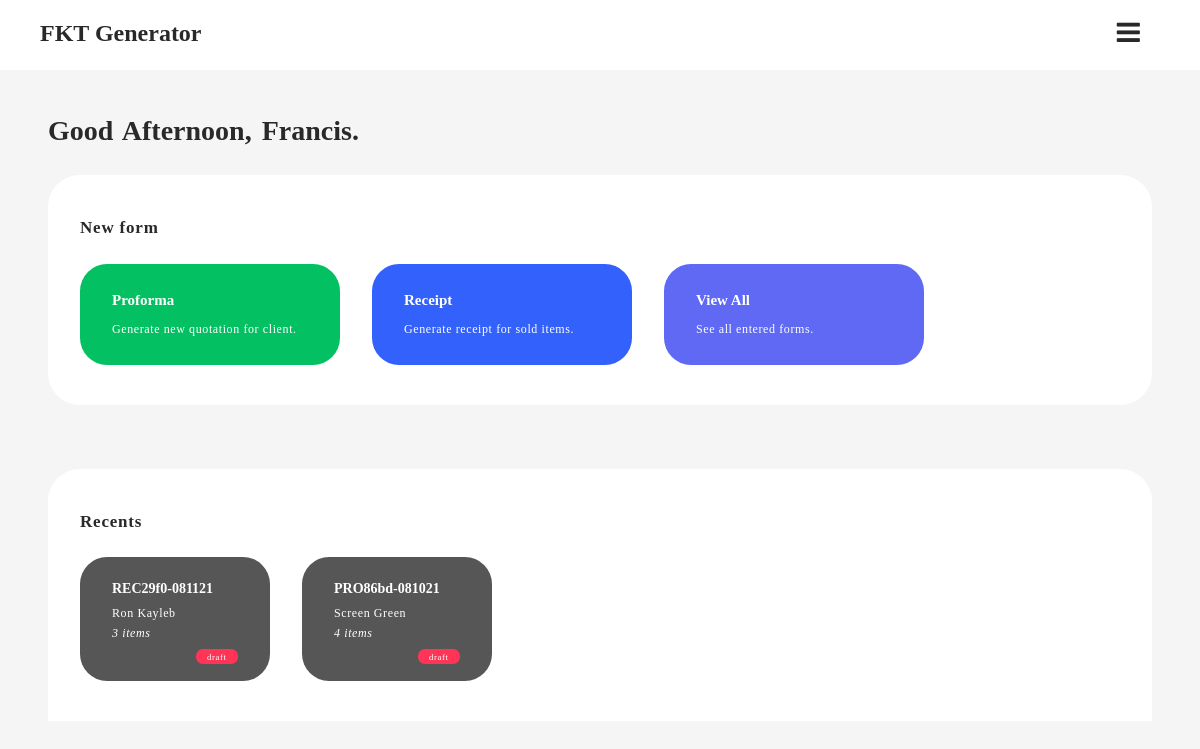
Page / (signed in) on the earlier database version.
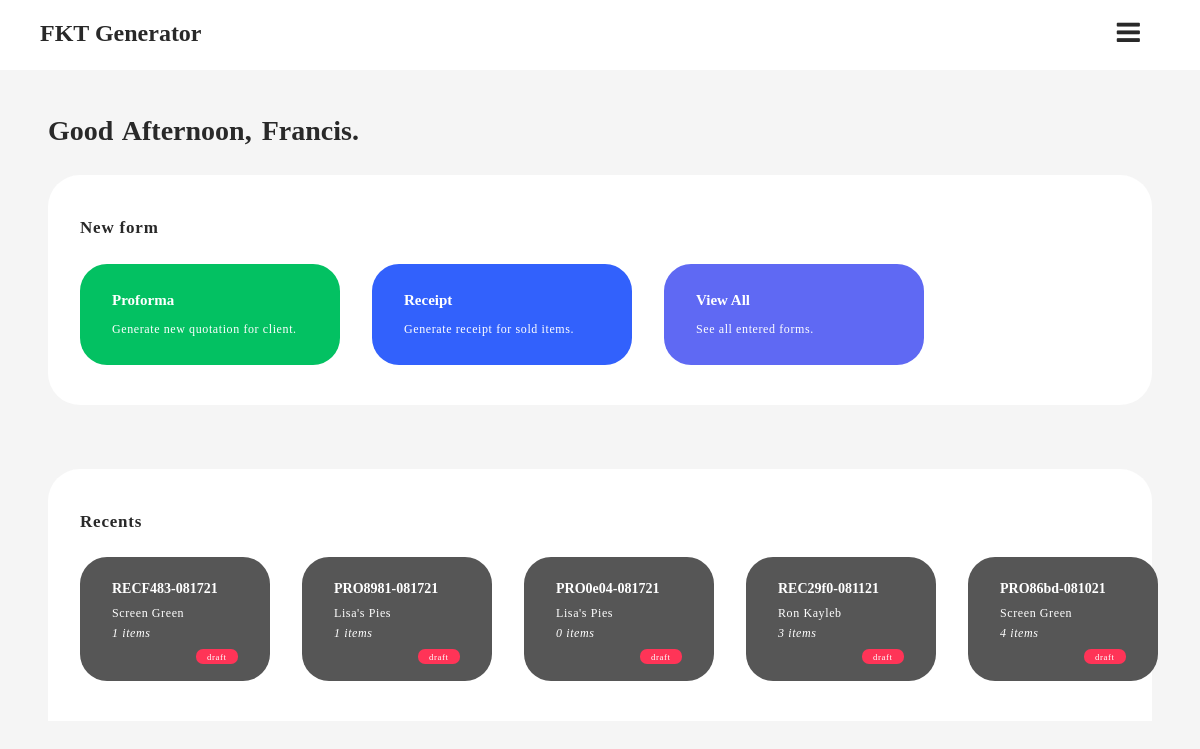
Same page on the later database version.
### recapp/models.py (models this page shows, shortened)
class User(db.Model, UserMixin):
    id = db.Column(db.Integer, primary_key=True)
    name = db.Column(db.String, unique=True, nullable=False)
    username = db.Column(db.String, unique=True, nullable=False)
    password = db.Column(db.String(200), unique=True, nullable=False)
    profile_photo = db.Column(db.String, nullable=False, default='default.jpg')

class Ticket(db.Model):
    id = db.Column(db.Integer, primary_key=True)
    pseudo_id = db.Column(db.String, unique=True, nullable=False)
    belongs_to = db.Column(db.String, nullable=False)
    form_type = db.Column(db.String, nullable=False)
    status = db.Column(db.String, nullable=False)
    subtotal = db.Column(db.Float, nullable=False, default=0.00)
    vat = db.Column(db.Float, nullable=False, default=0.00)
    total_sum = db.Column(db.Float, nullable=False, default=0.00)
    no_items = db.Column(db.Integer, nullable=False, default=0)
    issuance_date = db.Column(
        db.DateTime, nullable=False, default=datetime.utcnow())
    items = db.relationship('Storage', backref='pocket', lazy=True)

### recapp/routes.py (the view, shortened to what this page needs)
@app.route("/", methods=['GET', 'POST'])
def index():
    time_now = greeting_tag()
    form = Login()
    recent_forms = Ticket.query.order_by(Ticket.id.desc()).all()
    return render_template('index.html', form=form, recent_forms=recent_forms, time=time_now)

### recapp/models.py (called while the page is built)
@daimyou.user_loader
def load_user(user_id):
    return User.query.get(int(user_id))

### recapp/tryts.py (called while the page is built)
def greeting_tag():
    time = datetime.now().hour
    greeting = "Morning" if 5 <= time < 12 else "Afternoon" if time < 17 else "Evening"
    return greeting

### recapp/templates/index.html (shortened to what this page needs)
{% extends 'origin.html' %}
{% block content %}
    <main role="main">
        {% if current_user.is_authenticated %}
            <div class="container">
                <div class="greetings">
                    <h1>Good {{ time }},  {{ current_user.name }}.</h1>
                </div>
                <div class="plaque full-radius">
                    <h1>New form</h1>
                    <div class="plaque-items">
                        <a href="{{url_for('add_head', ticket_type='quote')}}">
                            <div class="plaque-lg plg-1" id="proforma">
                                <h2>Proforma</h2>
                                <p>Generate new quotation for client.</p>
                            </div>
                        </a>
                        <a href="{{url_for('add_head', ticket_type='receipt')}}">
                            <div class="plaque-lg plg-2" id="receipt">
                                <h2>Receipt</h2>
                                <p>Generate receipt for sold items.</p>
                            </div>
                        </a>
                        <a href="{{url_for('all_forms')}}">
                            <div class="plaque-lg plg-3" id="viewer">
                                <h2>View All</h2>
                                <p>See all entered forms.</p>
                            </div>
                        </a>
                    </div>
                    </div>
                    <div class="plaque half-radius">
                        <h1>Recents</h1>
                        <div class="plaque-items psm">
                            {% if recent_forms %}
                                {% for element in recent_forms[:5] %}
                                    <div>
                                        <a href="{{ url_for('form_viewer', ticket_id=element.id) }}">
                                            <div class="plaque-sm">
                                                    <div class="form-id">
                                                        <h2>{{ element.pseudo_id }}</h2>
                                                    </div>
                                                    <div class="details">
                                                        <p>{{ element.belongs_to }}</p>
                                                        <p><em>{{element.no_items}} items</em></p>
                                                    </div>
                                                    <div class="status {{ element.status }}">
                                                        <small>{{ element.status }}</small>
                                                    </div>
                                            </div>
                                        </a>
                                    </div>
                                {% endfor %}
                            {% else %}
                                <h1>No Recent Receipts or Quotations</h1>
                            {% endif %}
                            </div>
                        </div>
                    </div>
            {% endif %}
{% endblock %}

### recapp/templates/origin.html (shortened to what this page needs)
<html lang="en">
<head>
    <link rel="stylesheet" href="{{ url_for('static', filename='/css/style.css') }}">
    <link rel="stylesheet" href="{{ url_for('static', filename='/css/font-awesome.min.css') }}">
</head>
<body class="light">
    <nav class="navbar">
        <label for="check" class="menu">
            <i class="fa fa-bars"></i>
        </label>
        {% if current_user.is_authenticated %}
            <h2 class="logo"><a href="{{url_for('index')}}">FKT Generator</a></h2>
        {% endif %}
    </nav>
    {% block content %}
    {% endblock %}
</body>
</html>

### recapp/static/css/style.css (style rules this page uses)
* { list-style: none; box-sizing: border-box; }
:root { --white: #ffffff; --white2: #eeeeee; --white3: #f5f5f5; --black: #222222; --black2: #202020; --black3: #292929 ; --grey1: #F1F1F1; --grey2: #565656; --grey3: rgba(0, 0, 0, 0.082); --blue: #3261fc; --blue2: #214ddd; --blue3: #5f69f3; --blue4: #4f58d8; --green: #03c162; --green2: #169153; --red: #FF3457; --neutral: #ffe386; }
.light { --surface1: var(--white); --surface2: var(--white2); --surface3: var(--white3); --text1: var(--black3); --text2: var(--grey2); --text3: var(--white); --border-col:var(--blue); --border-col2: var(--blue2); --box-shadow : var(--grey3); --action1: var(--blue); --action1-active: var(--blue2); --action2: var(--black3); --action2-active: var(--black1); --plaque1: var(--green); --plaque1-active: var(--green2); --plaque2: var(--blue); --plaque2-active: var(--blue2); --surfake: linear-gradient(to right, var(--black3), var(--white2) ); }
body { margin: 0; padding: 0; background: var(--surface3); color: var(--text1); font-family: "Neue Haas Grotesk Display Pro"; transition: background 500ms ease-in-out, color 1000ms ease-in-out; }
a { color: currentColor; text-decoration: none; }
small { font-size: 70%; }
.logo { width: 20%; }
.navbar { padding-left: 40px; padding-right: 60px; background-color: var(--surface1); position: fixed; height: 70px; color: var(--text1); top: 0; right: 0; left: 0; z-index: 1030; }
.menu { font-size: 27px; margin-top: 0.7em; font-weight: 400; color: var(--text1); float: right; line-height: 90px; cursor: pointer; display: block; pointer-events: auto; }
.container, .container-form { padding-top: 6em; padding-left: 3em; padding-right: 3em; }
.greetings { font-size: 14px; margin-bottom: 2em; word-spacing: 3px; }
.plaque { width: 100%; padding: 2em; padding-bottom: 2.5em; background: var(--surface1); margin-bottom: 4em; }
.full-radius, .r-margin { border-radius: 32px; }
.full-radius a { margin-right: 2em; }
.half-radius { border-top-left-radius: 32px; border-top-right-radius: 32px; }
.plaque-items { display: flex; }
.plaque h1 { font-size: 17; margin-bottom: 1.5em; letter-spacing: 0.8px; }
.plaque-lg { padding: 1em 2em 1em 2em ; color: var(--text3); width: 260px; border-radius: 27px; transition: color 0.15s ease-in-out, background-color 0.15s ease-in-out; }
.plaque-lg h2 { font-size: 15; }
.plaque-lg p, .plaque-sm p { font-size: 12; letter-spacing: 0.6px; }
.plaque-sm { padding: 1.5em 2em 2em 2em ; color: var(--text3); width: 190px; background: var(--grey2); margin-right: 2em; border-radius: 27px; }
.plaque-sm h2 { font-size: 14; display: inline; }
.plaque-sm p:first-child { margin-bottom: 0; }
#proforma { background: var(--plaque1); }
#receipt { background: var(--plaque2); }
#viewer { background: var(--blue3); }
.details { line-height: 0.5em; }
.status { padding: 0.2em 0.9em; border-radius: 7px; float: right; font-size: 12.6; letter-spacing: 0.6px; color: var(--text3); }
.negative, .draft { background: var(--red); }

Differences in the rows shown:
added Ticket: pseudo_id "RECF483-081721", belongs_to "Screen Green", no_items "1", status "draft"
added Ticket: pseudo_id "PRO8981-081721", belongs_to "Lisa's Pies", no_items "1", status "draft"
added Ticket: pseudo_id "PRO0e04-081721", belongs_to "Lisa's Pies", no_items "0", status "draft"
